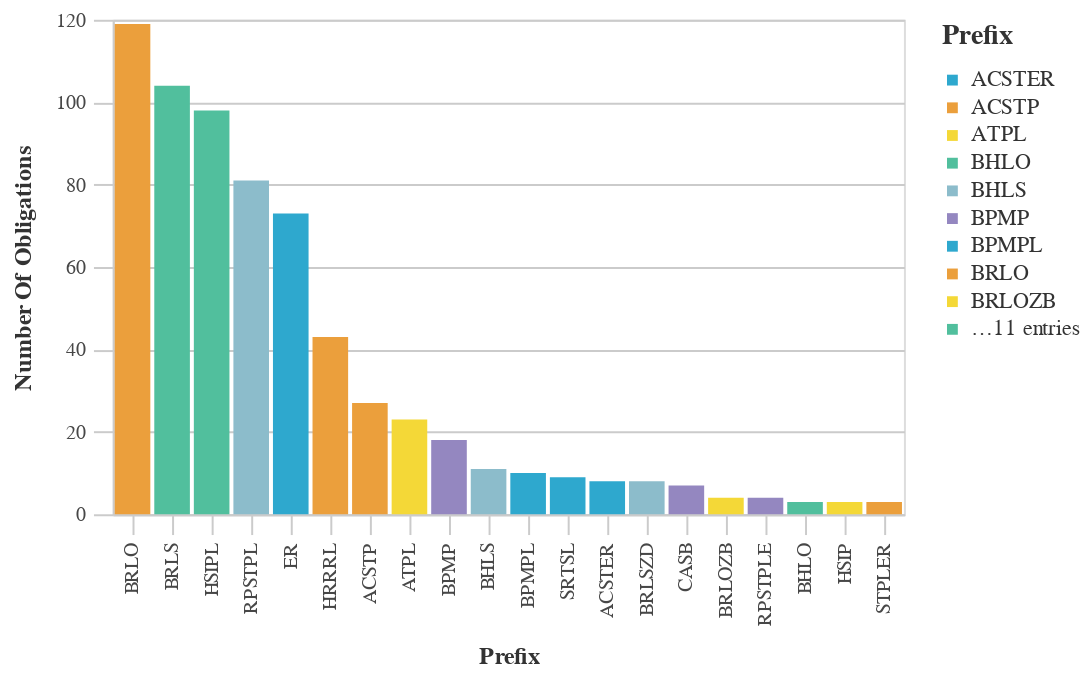

Here is the notebook cell this chart was saved with:
### Markdown cell above
## Most Used Prefix Codes

### Code cell
#Bar chart with the Most Used Prefix Counts
chart_df = (df_top>>filter(_.variable=='prefix')).rename(columns={"value":"Prefix",
                                 "count":"Number of Obligations"})
chart9= (_dla_utils_reports.basic_bar_chart_no_save(chart_df, 'Prefix', 'Number of Obligations', 'Prefix', district))
    

display(chart9)

### Figure 1 — Vega-Lite specification as saved in the notebook (floating-point values rounded to 4 significant figures)
{"config": {"view": {"continuousWidth": 400, "continuousHeight": 300}, "axis": {"domainColor": "#cbcbcb", "grid": true, "gridColor": "#cbcbcb", "gridWidth": 1, "labelColor": "#474747", "labelFont": "Nunito Sans", "labelFontSize": 10, "labelPadding": 4, "tickColor": "#cbcbcb", "tickSize": 10, "titleColor": "#333", "titleFont": "Raleway", "titleFontSize": 12, "titlePadding": 10}, "axisBand": {"grid": false}, "background": "white", "font": "Raleway", "header": {"labelFont": "Nunito Sans", "titleFont": "Raleway"}, "legend": {"labelColor": "#333", "labelFont": "Nunito Sans", "labelFontSize": 11, "labelLimit": 0, "padding": 1, "symbolSize": 30, "symbolType": "square", "titleColor": "#333", "titleFont": "Raleway", "titleFontSize": 14, "titlePadding": 10}, "title": {"anchor": "middle", "font": "Raleway", "fontSize": 18, "fontWeight": 300, "offset": 20}}, "data": {"name": "data-8957804a8aa1b6553d4b8af6f7360737"}, "mark": "bar", "encoding": {"color": {"field": "Prefix", "legend": {"symbolLimit": 10, "title": "Prefix"}, "scale": {"range": ["#2EA8CE", "#EB9F3C", "#F4D837", "#51BF9D", "#8CBCCB", "#9487C0"]}, "type": "nominal"}, "tooltip": [{"field": "Prefix", "type": "nominal"}, {"field": "Number of Obligations", "type": "quantitative"}], "x": {"field": "Prefix", "sort": "-y", "title": "Prefix", "type": "nominal"}, "y": {"field": "Number of Obligations", "title": "Number Of Obligations", "type": "quantitative"}}, "height": 250, "width": 400, "$schema": "https://vega.github.io/schema/vega-lite/v4.17.0.json", "datasets": {"data-8957804a8aa1b6553d4b8af6f7360737": [{"Prefix": "BRLO", "Number of Obligations": 119, "variable": "prefix"}, {"Prefix": "BRLS", "Number of Obligations": 104, "variable": "prefix"}, {"Prefix": "HSIPL", "Number of Obligations": 98, "variable": "prefix"}, {"Prefix": "RPSTPL", "Number of Obligations": 81, "variable": "prefix"}, {"Prefix": "ER", "Number of Obligations": 73, "variable": "prefix"}, {"Prefix": "HRRRL", "Number of Obligations": 43, "variable": "prefix"}, {"Prefix": "ACSTP", "Number of Obligations": 27, "variable": "prefix"}, {"Prefix": "ATPL", "Number of Obligations": 23, "variable": "prefix"}, {"Prefix": "BPMP", "Number of Obligations": 18, "variable": "prefix"}, {"Prefix": "BHLS", "Number of Obligations": 11, "variable": "prefix"}, {"Prefix": "BPMPL", "Number of Obligations": 10, "variable": "prefix"}, {"Prefix": "SRTSL", "Number of Obligations": 9, "variable": "prefix"}, {"Prefix": "ACSTER", "Number of Obligations": 8, "variable": "prefix"}, {"Prefix": "BRLSZD", "Number of Obligations": 8, "variable": "prefix"}, {"Prefix": "CASB", "Number of Obligations": 7, "variable": "prefix"}, {"Prefix": "BRLOZB", "Number of Obligations": 4, "variable": "prefix"}, {"Prefix": "RPSTPLE", "Number of Obligations": 4, "variable": "prefix"}, {"Prefix": "BHLO", "Number of Obligations": 3, "variable": "prefix"}, {"Prefix": "HSIP", "Number of Obligations": 3, "variable": "prefix"}, {"Prefix": "STPLER", "Number of Obligations": 3, "variable": "prefix"}]}}
